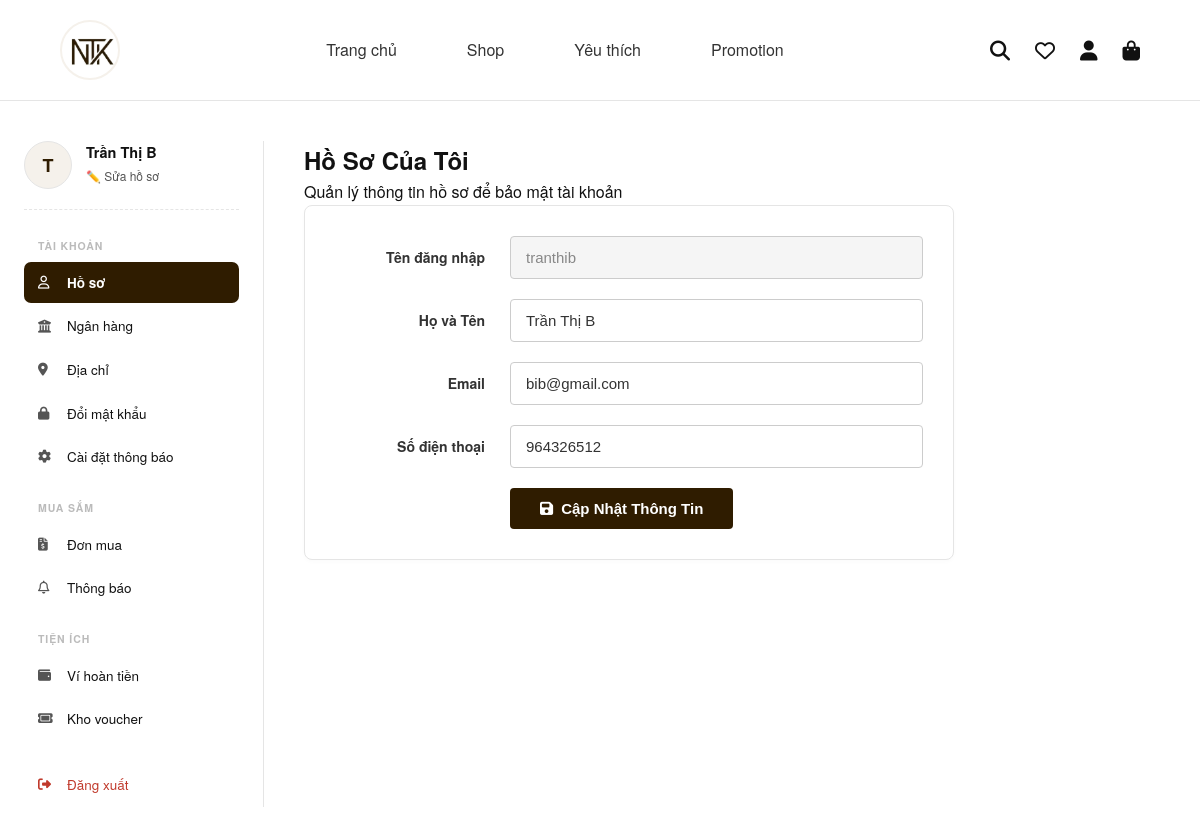
/views/user/dashboard.php (signed in), run on an earlier commit of the app's database.
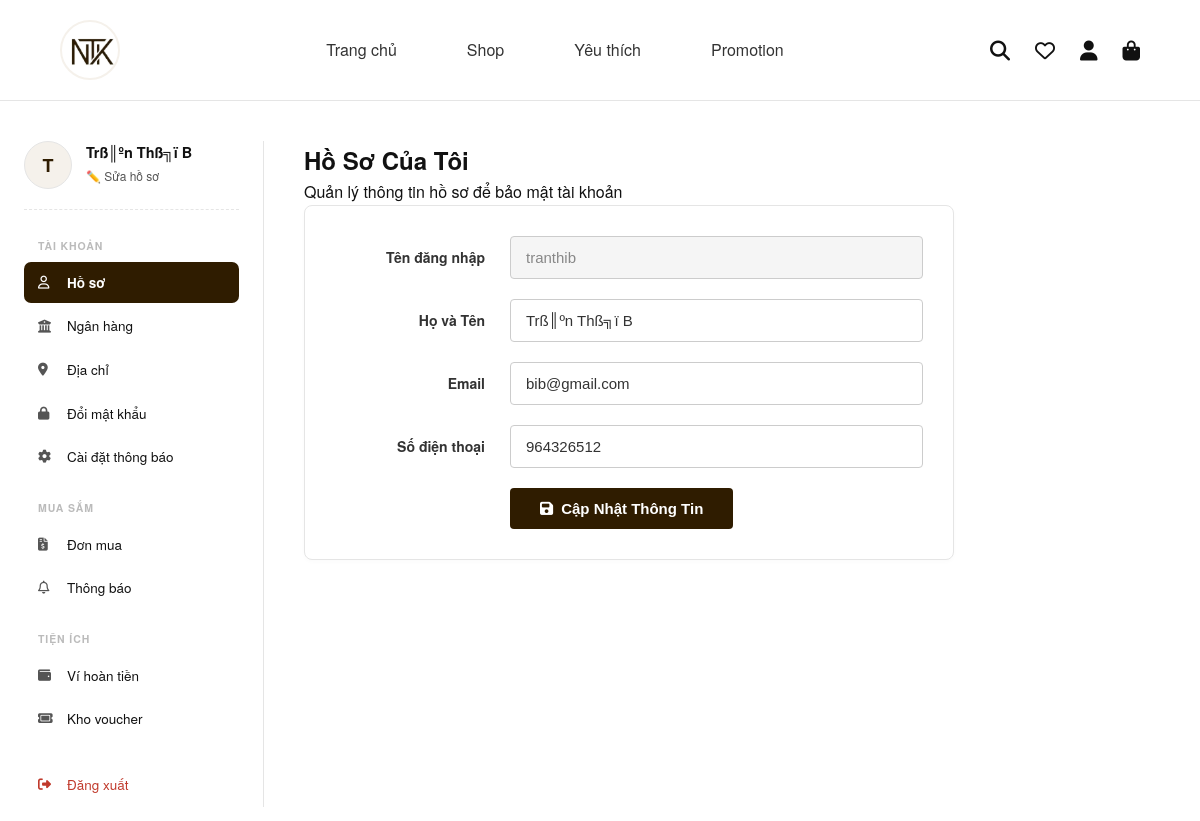
And on a later commit of the database.
### tables this page shows
CREATE TABLE `users` (
  `user_id` char(5) NOT NULL,
  `username` varchar(50) NOT NULL,
  `password` varchar(50) NOT NULL,
  `fullname` varchar(100) DEFAULT NULL,
  `email` varchar(100) DEFAULT NULL,
  `phonenumber` varchar(10) DEFAULT NULL,
  `address` text DEFAULT NULL,
  `verification_code` varchar(6) DEFAULT NULL,
  `verification_code_expires_at` datetime DEFAULT NULL,
  `is_verified` int(11) DEFAULT 0,
  `role` int(11) DEFAULT 0,
  `status` int(11) DEFAULT 1,
  `created_at` datetime DEFAULT current_timestamp(),
  `total_orders` int(11) DEFAULT 0,
  `total_spend` decimal(15,2) DEFAULT 0.00,
  `bank_name` varchar(100) DEFAULT NULL,
  `bank_account_number` varchar(20) DEFAULT NULL,
  `bank_account_name` varchar(100) DEFAULT NULL,
  `wallet_balance` decimal(15,2) DEFAULT 0.00,
  PRIMARY KEY (`user_id`),
  UNIQUE KEY `username` (`username`)
);

### src/views/user/dashboard.php (the view, shortened to what the changed rows need)
<?php
require_once __DIR__ . '/../../config/database.php';
try {
    $stmt = $conn->prepare("SELECT * FROM Users WHERE user_id = :user_id");
    $stmt->execute(['user_id' => $_SESSION['user_id']]);
    $current_user = $stmt->fetch(PDO::FETCH_ASSOC);
} catch (PDOException $e) {
    echo "Lỗi: " . $e->getMessage();
    exit;
}
$view = isset($_GET['view']) ? $_GET['view'] : 'hoso';
?>
<!DOCTYPE html>
<html lang="vi">
<head>
    <link rel="stylesheet" href="https://cdnjs.cloudflare.com/ajax/libs/font-awesome/6.4.0/css/all.min.css">
    <link rel="stylesheet" href="../../assets/css/style.css">
</head>
<body>
<div class="dashboard-wrap">
    <aside class="dashboard-sidebar">
        <div class="user-card">
            <div class="user-avatar"><?= strtoupper(substr($current_user['username'], 0, 1)) ?></div>
            <div>
                <div class="user-name"><?= htmlspecialchars($current_user['fullname'] ?: $current_user['username']) ?></div>
                <a href="dashboard.php?view=hoso" class="user-edit">✏️ Sửa hồ sơ</a>
            </div>
        </div>
    </aside>
    <main class="dashboard-content">
        <?php
            switch ($view) {
                case 'hoso':        include 'profile_form.php';          break;
            }
        ?>
    </main>
</div>
</body>
</html>

### src/views/user/profile_form.php (shortened to what the changed rows need)
<?php
$user_id = $_SESSION['user_id'];
$stmt = $conn->prepare("SELECT username, fullname, email, phonenumber FROM Users WHERE user_id = :user_id");
$stmt->execute(['user_id' => $user_id]);
$user = $stmt->fetch(PDO::FETCH_ASSOC);
?>
<div class="content-header">
    <h2>Hồ Sơ Của Tôi</h2>
    <p>Quản lý thông tin hồ sơ để bảo mật tài khoản</p>
</div>
<div class="profile-container">
    <form method="POST" action="">
        <div class="form-group">
            <label>Tên đăng nhập</label>
            <input type="text" class="form-control" value="<?= htmlspecialchars($user['username'] ?? '') ?>" disabled>
        </div>
        <div class="form-group">
            <label>Họ và Tên</label>
            <input type="text" name="fullname" class="form-control" value="<?= htmlspecialchars($user['fullname'] ?? '') ?>" placeholder="Nhập họ và tên..." required>
        </div>
        <div class="form-group">
            <label>Email</label>
            <input type="email" name="email" class="form-control" value="<?= htmlspecialchars($user['email'] ?? '') ?>" placeholder="Nhập email..." required>
        </div>
        <div class="form-group">
            <label>Số điện thoại</label>
            <input type="text" name="phonenumber" class="form-control" value="<?= htmlspecialchars($user['phonenumber'] ?? '') ?>" placeholder="Nhập số điện thoại..." required>
        </div>
        <button type="submit" class="btn-save">
            <i class="fa-solid fa-floppy-disk"></i> Cập Nhật Thông Tin
        </button>
    </form>
</div>

What changed in the data, as far as the page shows it:
changed users "tranthib": fullname "Trần Thị B" → "Trß║ºn Thß╗ï B"
